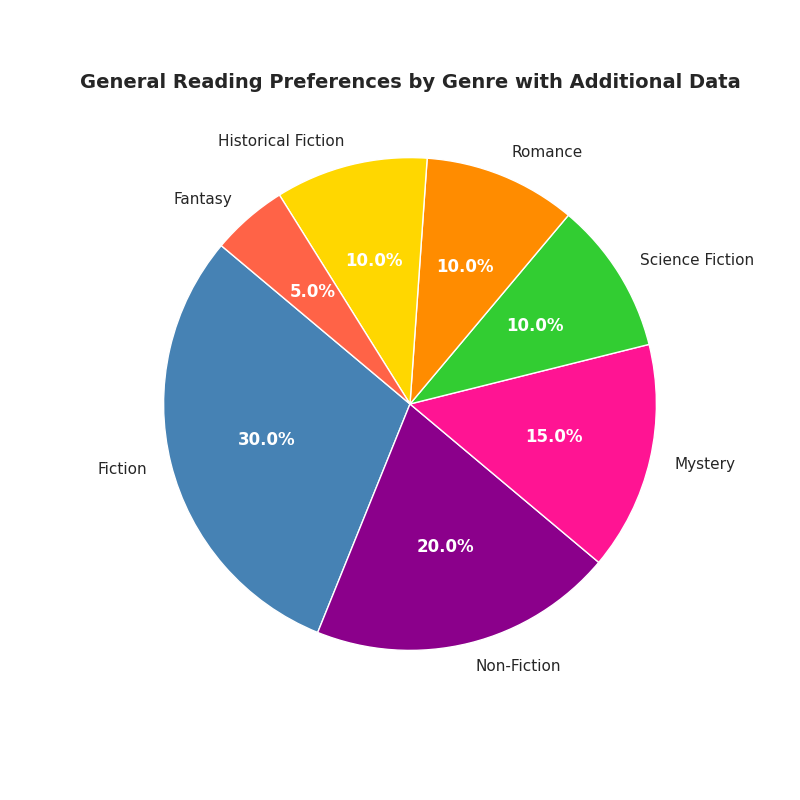

Generate this figure with Python:
import matplotlib.pyplot as plt

# Data Preparation
genres = ['Fiction', 'Non-Fiction', 'Mystery', 'Science Fiction', 'Romance', 'Historical Fiction', 'Fantasy']
overall_preference = [30, 20, 15, 10, 10, 10, 5]

# Predefined colors for each genre
genre_colors = ['#4682B4', '#8B008B', '#FF1493', '#32CD32', '#FF8C00', '#FFD700', '#FF6347']

# Plotting the base pie chart
fig, ax = plt.subplots(figsize=(8, 8))
wedges, texts, autotexts = ax.pie(overall_preference, labels=genres, colors=genre_colors,
                                  startangle=140, autopct='%1.1f%%')

# Customizing text properties
for autotext in autotexts:
    autotext.set_color('white')
    autotext.set_weight('bold')

# Title
plt.title("General Reading Preferences by Genre with Additional Data", fontsize=14, weight='bold')

# Show the plot
plt.show()
